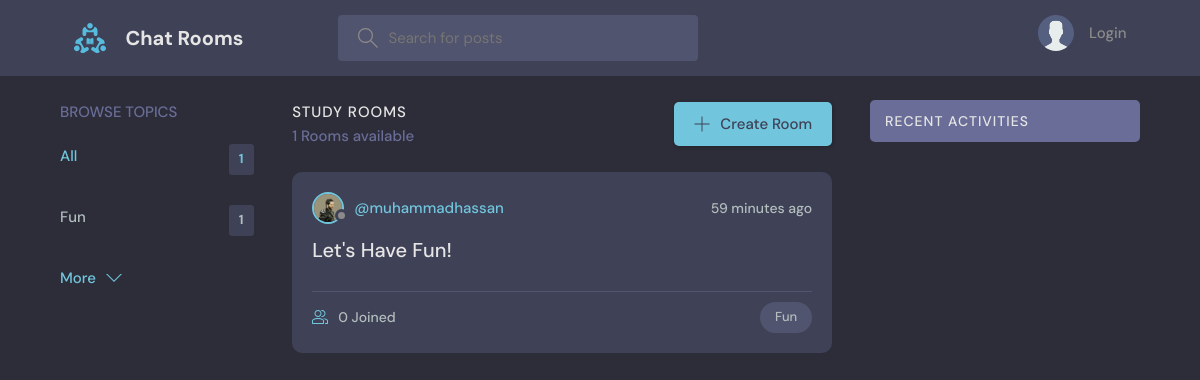
The page / on the database its author committed.
### base/models.py (models this page shows, shortened)
class Topic(models.Model):
    name = models.CharField(max_length=200)

class Room(models.Model):
    host = models.ForeignKey(User, on_delete=models.SET_NULL, null=True)
    topic = models.ForeignKey(Topic, on_delete=models.SET_NULL, null=True)
    name = models.CharField(max_length=200)
    description = models.TextField(null=True, blank=True)
    participants = models.ManyToManyField(
        User, related_name='participants', blank=True)
    updated = models.DateTimeField(auto_now=True)
    created = models.DateTimeField(auto_now_add=True)
    class Meta:
        ordering = ['-updated', '-created']

class User(AbstractUser):
    name = models.CharField(max_length=200, null=True)
    email = models.EmailField(unique=True, null=True)
    bio = models.TextField(null=True)
    avatar = models.ImageField(null=True, default="avatar.svg")
    USERNAME_FIELD = 'email'
    REQUIRED_FIELDS = []

### base/views.py (the view)
# urls.py: path('', views.home, name="home"),
def home(request):
    q = request.GET.get('q') if request.GET.get('q') != None else ''
    rooms = Room.objects.filter(
        Q(topic__name__icontains=q) |
        Q(name__icontains=q) |
        Q(description__icontains=q)
    )
    topics = Topic.objects.all()[0:5]
    room_count = rooms.count()
    room_messages = Message.objects.filter(
        Q(room__topic__name__icontains=q))[0:3]
    context = {'rooms': rooms, 'topics': topics,
               'room_count': room_count, 'room_messages': room_messages}
    return render(request, 'base/home.html', context)

### base/templates/base/home.html (shortened to what this page needs)
{% extends 'main.html' %}
{% block content %}
<main class="layout layout--3">
  <div class="container">
    {% include 'base/topics_component.html' %}
    <div class="roomList">
      <div class="roomList__header">
        <div>
          <h2>Study Rooms</h2>
          <p>{{room_count}} Rooms available</p>
        </div>
        <a class="btn btn--main" href="{% url 'create-room' %}">
          <svg version="1.1" xmlns="http://www.w3.org/2000/svg" width="32" height="32" viewBox="0 0 32 32">
            <title>add</title>
            <path
              d="M16.943 0.943h-1.885v14.115h-14.115v1.885h14.115v14.115h1.885v-14.115h14.115v-1.885h-14.115v-14.115z">
            </path>
          </svg>
          Create Room
        </a>
      </div>
      {% include 'base/feed_component.html' %}
    </div>
    {% include 'base/activity_component.html' %}
  </div>
</main>
{% endblock %}

### base/templates/base/topics_component.html
<div class="topics">
    <div class="topics__header">
        <h2>Browse Topics</h2>
    </div>
    <ul class="topics__list">
        <li>
            <a href="{% url 'home' %}" class="active">All <span>{{topics.count}}</span></a>
        </li>
        {% for topic in topics %}
        <li>
            <a href="{% url 'home' %}?q={{topic.name}}">{{topic.name}}<span>{{topic.room_set.all.count}}</span></a>
        </li>
        {% endfor %}
    </ul>
    <a class="btn btn--link" href="{% url 'topics' %}">
        More
        <svg version="1.1" xmlns="http://www.w3.org/2000/svg" width="32" height="32" viewBox="0 0 32 32">
            <title>chevron-down</title>
            <path d="M16 21l-13-13h-3l16 16 16-16h-3l-13 13z"></path>
        </svg>
    </a>
</div>

### base/templates/base/feed_component.html (shortened to what this page needs)
{% for room in rooms %}
<div class="roomListRoom">
    <div class="roomListRoom__header">
        <a href="{% url 'user-profile' room.host.id %}" class="roomListRoom__author">
            <div class="avatar avatar--small">
                <img src="{{room.host.avatar.url}}" />
            </div>
            <span>@{{room.host.username}}</span>
        </a>
        <div class="roomListRoom__actions">
            <span>{{room.created|timesince}} ago</span>
        </div>
    </div>
    <div class="roomListRoom__content">
        <a href="{% url 'room' room.id %}">{{room.name}}</a>
    </div>
    <div class="roomListRoom__meta">
        <a href="{% url 'room' room.id %}" class="roomListRoom__joined">
            {{room.participants.all.count}} Joined
        </a>
        <p class="roomListRoom__topic">{{room.topic.name}}</p>
    </div>
</div>
{% endfor %}

### static/styles/style.css (style rules this page uses)
:root { --color-main: #71c6dd; --color-main-light: #e1f6fb; --color-dark: #3f4156; --color-dark-medium: #51546e; --color-dark-light: #696d97; --color-light: #e5e5e5; --color-gray: #8b8b8b; --color-light-gray: #b2bdbd; --color-bg: #2d2d39; --color-success: #5dd693; --color-error: #fc4b0b; }
* { font-family: "DM Sans", -apple-system, BlinkMacSystemFont, "Segoe UI", Roboto, Oxygen, Ubuntu, Cantarell, "Open Sans", "Helvetica Neue", sans-serif; margin: 0; padding: 0; box-sizing: border-box; text-rendering: optimizeLegibility; font-size: inherit; }
html { font-size: 56.25%; }
@media only screen and (min-width: 1200px) { html { font-size: 62.5%; } }
body { line-height: 1.6; font-weight: 400; font-size: 1.5rem; color: var(--color-light-gray); background-color: var(--color-bg); min-height: 100vh; }
img { width: 100%; }
a { display: inline-block; color: var(--color-main); text-decoration: none; }
.container { max-width: 120rem; width: 90%; margin: auto; }
.btn { background-color: transparent; border: none; display: inline-flex; align-items: center; gap: 1rem; cursor: pointer; transition: all ease-in-out 0.3s; padding: 1rem 2rem; border-radius: 5px; box-shadow: 1px 1px 3px 1px rgba(0, 0, 0, 0.15); font-weight: 500; }
.btn--link { border-radius: 0; padding: 0; color: var(--color-main); box-shadow: none; }
.btn--main { background-color: var(--color-main); color: var(--color-dark); }
.btn > svg { fill: currentColor; width: 1.6rem; height: 1.6rem; }
.avatar { position: relative; display: inline-block; border-radius: 50%; border: 2px solid var(--color-main); }
.avatar img { display: block; border-radius: 50%; object-fit: cover; object-position: center; }
.avatar::after { content: ""; display: block; position: absolute; background-color: var(--color-gray); z-index: 111; border-radius: 50%; border: 0.3rem solid var(--color-dark); }
.avatar.avatar--small img { width: 2.8rem; height: 2.8rem; }
.avatar.avatar--small:after { width: 0.7rem; height: 0.7rem; bottom: 0px; right: -6px; }
.layout { margin-top: 2.4rem; }
.layout > .container { display: flex; justify-content: space-between; align-items: flex-start; }
.layout--3 > .container > div:first-child { flex-basis: 18%; max-width: 22.5rem; }
.layout--3 > .container > div:nth-child(2) { flex-basis: 50%; }
.topics__header { margin-bottom: 2rem; }
.topics__header h2 { text-transform: uppercase; font-weight: 500; color: var(--color-dark-light); }
.topics__list { list-style: none; }
.topics__list li a { display: flex; justify-content: space-between; margin-bottom: 3rem; font-weight: 500; color: var(--color-light-gray); transition: all 0.3s ease-in-out; }
.topics__list li a.active, .topics__list li a:hover { color: var(--color-main); }
.topics__list li a span { padding: 0.5rem 1rem; background-color: var(--color-dark); border-radius: 3px; font-size: 1.3rem; font-weight: 700; letter-spacing: 1px; }
.roomList__header { display: flex; justify-content: space-between; align-items: center; margin-bottom: 2.4rem; }
.roomList__header h2 { text-transform: uppercase; font-weight: 500; color: var(--color-light); letter-spacing: 1px; }
.roomList__header p { font-weight: 500; color: var(--color-dark-light); }
.roomListRoom { margin-bottom: 2.4rem; background-color: var(--color-dark); border-radius: 1rem; padding: 2rem; }
.roomListRoom__header { display: flex; justify-content: space-between; align-items: center; }
.roomListRoom__author { font-weight: 500; display: flex; align-items: center; gap: 1rem; }
.roomListRoom__actions { display: flex; align-items: flex-start; gap: 1rem; position: relative; }
.roomListRoom__actions span { font-size: 1.4rem; font-weight: 500; }
.roomListRoom__content { margin: 1rem 0; }
.roomListRoom__content a { font-size: 2rem; font-weight: 500; margin-bottom: 1.5rem; color: var(--color-light); transition: all 0.3s ease-in-out; }
.roomListRoom__meta { border-top: 1px solid var(--color-dark-medium); padding-top: 1rem; display: flex; align-items: center; justify-content: space-between; }
.roomListRoom__joined { color: var(--color-light-gray); display: flex; align-items: center; gap: 1rem; font-size: 1.4rem; font-weight: 500; }
.roomListRoom__joined svg { fill: var(--color-main); width: 1.6rem; height: 1.6rem; }
.roomListRoom__topic { padding: 5px 1.5rem; background-color: var(--color-dark-medium); border-radius: 5rem; font-weight: 500; font-size: 1.3rem; }

### rows shown on the page
Topic: name "Fun", room_set.all.count "1"
Room: host.avatar (picture), host.username "muhammadhassan", created "59 minutes", name "Let's Have Fun!", participants.all.count "0", topic.name "Fun"

### other values the page prints
{{ topics.count }} "1"
{{ room_count }} "1"
